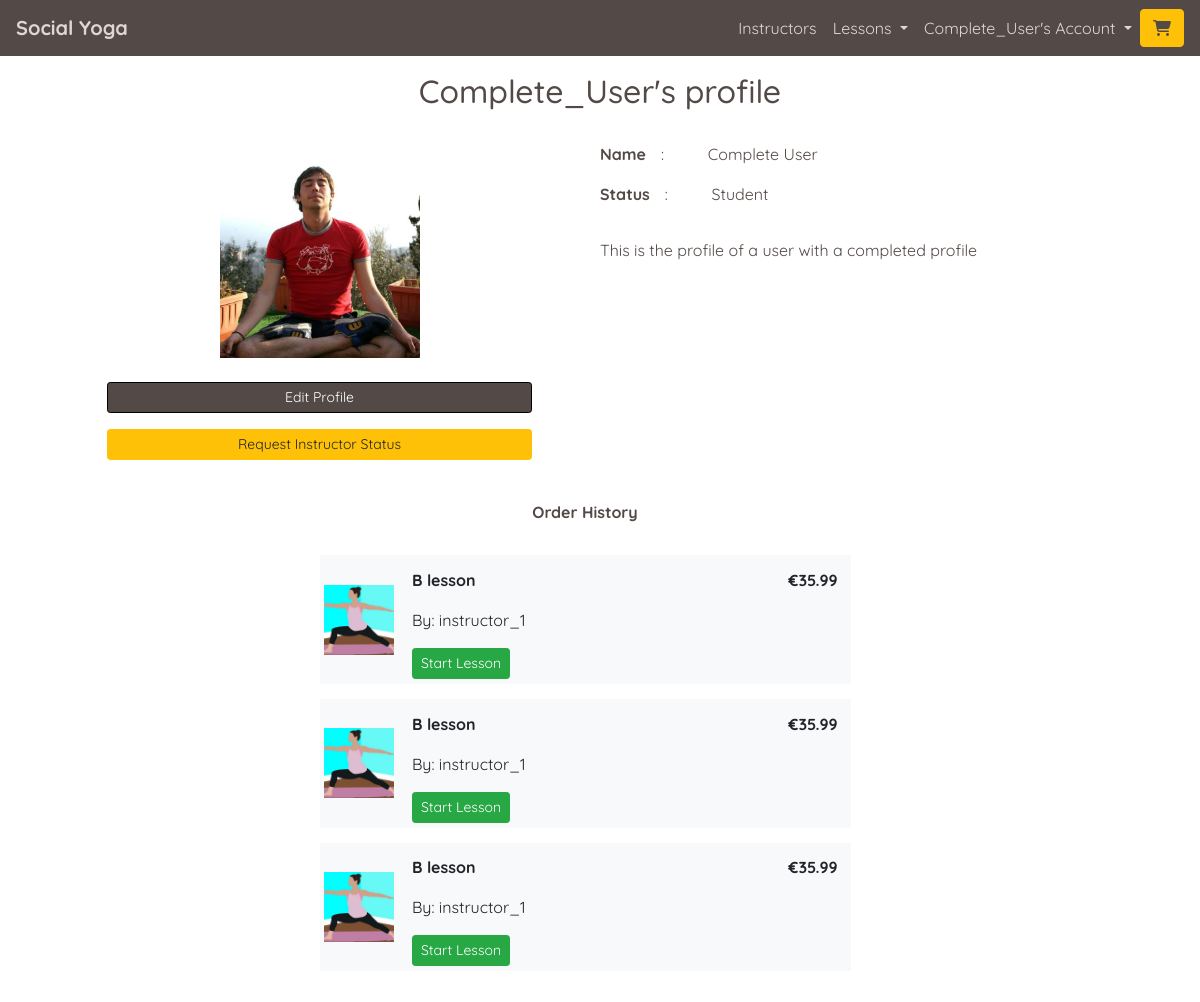
Page /profiles/ (signed in) on the earlier database version.
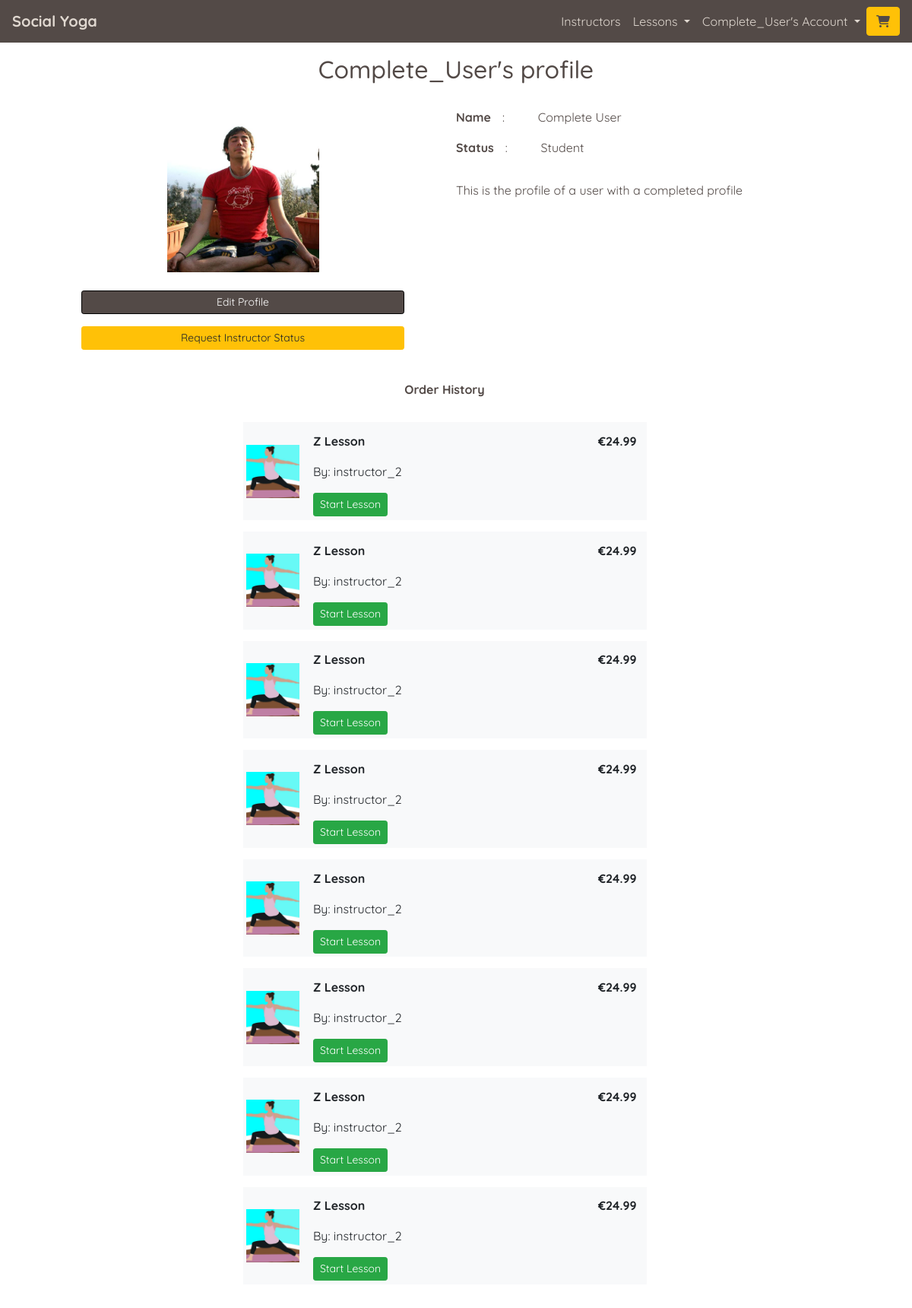
Same page on the later database version.
### profiles/models.py (models this page shows, shortened)
class UserProfile(models.Model):
    user = models.OneToOneField(User, on_delete=models.CASCADE)
    first_name = models.CharField(max_length=50, null=False, blank=False)
    last_name = models.CharField(max_length=50, null=False, blank=False)
    is_instructor = models.BooleanField(default=False)
    requested_instructor_status = models.BooleanField(default=False)
    card_description = models.TextField(max_length=256, blank=True, default='')
    profile_description = models.TextField(max_length=650,
                                           blank=True,
                                           default='')
    image = ResizedImageField(size=[600, 600],
                              quality=75,
                              crop=['middle', 'center'],
                              force_format='JPEG',
                              null=True,
                              blank=True,
                              upload_to='profile_images/')
    rating = models.DecimalField(max_digits=5,
                                 decimal_places=0,
                                 null=True,
                                 blank=True)
    lesson_count = models.IntegerField(default=0, editable=False)
    def __str__(self):
        return self.user.username
    def test_profile_is_complete(self):
        if (self.first_name and self.last_name and self.image):
            return True
        else:
            return False

### checkout/models.py (models this page shows, shortened)
class OrderLineItem(models.Model):
    order = models.ForeignKey(Order,
                              null=False,
                              blank=False,
                              on_delete=models.CASCADE,
                              related_name='lineitems')
    lesson = models.ForeignKey(Lesson,
                               null=False,
                               blank=False,
                               on_delete=models.CASCADE)
    profile = models.ForeignKey(UserProfile,
                                null=False,
                                blank=False,
                                on_delete=models.CASCADE)
    sales_percentage = models.PositiveSmallIntegerField(
        default=settings.SITE_SALES_PERCENTAGE,
        editable=False, blank=False)
    lineitem_total = models.DecimalField(max_digits=6,
                                         decimal_places=2,
                                         null=False,
                                         blank=False,
                                         editable=False)

### lessons/models.py (models this page shows, shortened)
class Lesson(models.Model):
    lesson_id = models.CharField(max_length=32,
                                 null=False,
                                 editable=False)
    instructor_profile = models.ForeignKey(UserProfile,
                                           on_delete=models.SET_NULL,
                                           null=True,
                                           blank=True,
                                           related_name='lessons')
    lesson_name = models.CharField(max_length=32,
                                   null=False,
                                   editable=True)
    card_description = models.TextField(max_length=254)
    description = models.TextField(max_length=2048)
    image = ResizedImageField(size=[600, 600],
                              quality=75,
                              crop=['middle', 'center'],
                              force_format='JPEG',
                              upload_to='lesson_images/')
    rating = models.DecimalField(max_digits=5,
                                 decimal_places=0,
                                 null=True, blank=True)
    video_url = models.URLField(max_length=1024,
                                blank=False,
                                null=False)
    time = models.IntegerField(blank=False, null=False)
    is_free = models.BooleanField(default=True)
    price = models.DecimalField(max_digits=6,
                                decimal_places=2,
                                blank=False,
                                null=False,
                                default=0.00)

### profiles/views.py (the view)
# urls.py: path('', views.profile, name='profile'),
@login_required
def profile(request):
    profile = get_object_or_404(UserProfile, user=request.user)
    profile_complete = profile.test_profile_is_complete()
    Users_OrderdLineItems = OrderLineItem.objects.filter(profile=profile)
    template = 'profiles/profile.html'
    context = {
        'profile': profile,
        'profile_complete': profile_complete,
        'Users_OrderdLineItems': Users_OrderdLineItems,
    }
    return render(request, template, context)

### home/contexts.py (called while the page is built)
def purchased_lessons(request):
    profile = get_profile_or_none(request)
    purchased = None
    purchased_lesson_ids = []
    if profile:
        purchased = OrderLineItem.objects.filter(profile=profile)
        if purchased:
            for item in purchased:
                purchased_lesson_ids.append(item.lesson.lesson_id)
    context = {
        'purchased_lessons': purchased,
        'purchased_lesson_ids': purchased_lesson_ids,
    }
    return context

### yoga/utils.py (called while the page is built)
def get_profile_or_none(request):
    try:
        return UserProfile.objects.get(user=request.user)
    except Exception:
        return None

### profiles/templates/profiles/profile.html (shortened to what this page needs)
{% extends "base.html" %}
{% load static %}
{% block page_header %}
    <div class="container header-container">
        <div class="row">
            <div class="col">
               <h1 class="text-center title-text my-3">{{ profile|title }}'s profile</h1>
            </div>
        </div>
    </div>
{% endblock %}
{% block content %}
    <div class="overlay"></div>
    <div class="container-fluid page-contents">
        <div class="row mx-1 mx-lg-4 mt-1 mt-lg-3">
            <div class="col-12 col-md-6">
                <div class="container-fluid p-0 p-md-3">
                    <div class="d-flex justify-content-center">
                        {% if profile.image %}
                            <img src="{{ profile.image.url }}" class="img-fluid profile-image" alt="{{ profile }}'s profile image'">
                        {% else %}
                            <img src="{{ MEDIA_URL }}profile_images/no_profile_image.jpg" class="img-fluid profile-image" alt="{{ profile }}'s profile image'">
                        {% endif %}
                    </div>
                    <div class="profile-buttons mt-4">
                        <p class="text-center">
                            <a href="{% url 'edit_profile' %}" class="index-main-button btn btn-sm btn-md-lg btn-custom-darken rounded-20">
                                Edit Profile
                            </a>
                        </p>
                        {% if profile.is_instructor == False and profile.requested_instructor_status == False %}
                        <p class="text-center">
                            <a href="{% url 'request_instructor_status' 'request'%}" class="index-main-button btn btn-sm btn-md-lg btn-warning rounded-20">
                                Request Instructor Status
                            </a>
                        </p>
                        {% endif %}
                    </div>
                </div>
            </div>
            <div class="col-12 col-md-6">
                <div class="row">
                    <div class="col-12">
                        <div class="row">
                            <div class="col-auto px-0">
                                <p><strong>Name </strong></p>
                            </div>
                            <div class="col col-1">
                                <p>:</p>
                            </div>
                            <div class="col">
                                <p>{{ profile.first_name }} {{ profile.last_name}}</p>
                            </div>
                        </div>
                        <div class="row">
                            <div class="col-auto px-0">
                                <p><strong>Status</strong></p>
                            </div>
                            <div class="col-1 ">
                                <p>:</p>
                            </div>
                            <div class="col">
                                    {% if profile.is_instructor == False and profile.requested_instructor_status == False %}
                                        <p>Student</p>
                                {% endif %}
                            </div>
                        </div>
                    </div>
                    <div class="row">
                        <div class="col">
                            <p class="text-left alt-font">{{ profile.profile_description|linebreaks }}</p>
                        </div>
                    </div>
                </div>
            </div>
            <div class="row w-100">
                <div class="col-12 col-lg-6 mt-2 mx-auto">
                    <p class="text-center"><strong>Order History</strong></p>
                    {% if Users_OrderdLineItems %}
                    <div class="table-responsive">
                        <table class="table table-sm table-borderless basket-item-table">
                            {% for item in Users_OrderdLineItems %}
                                <tr class="bg-light my-5" id="row_for_{{ item.lesson.lesson_id }}">
                                    <td class="w-image align-middle">
                                        <img src="{{ item.lesson.image.url }}" class="img-fluid" alt="{{ item.lesson.lesson_name }}'s image'">
                                    </td>
                                    <td class="w-name">
                                        <div class="mx-2 mt-2">
                                            <p><strong>{{ item.lesson.lesson_name }}</strong></p>
                                            <p>By: {{item.lesson.instructor_profile }}</p>
                                            <a class="btn btn-sm btn-success" href="{% url 'studio' item.lesson.lesson_id %}" id="start_lesson_button_id_{{ lesson.lesson_id }}" role="button">Start Lesson</a>
                                        </div>
                                    </td>
                                    <td class="w-price">
                                        <p class="text-right mx-2 mt-2"><strong>€{{ item.lineitem_total }}</strong></p>
                                    </td>
                                </tr>
                        {% endfor %}
                        </table>
                    </div>
                    {% else %}
                        <p class="text-center" >You have no purchased lessons yet.</p>
                    {% endif %}
                </div>
            </div>
        </div>
    </div>
{% endblock %}

### templates/base.html (shortened to what this page needs)
{% load static %}
<!doctype html>
<html lang="en">
  <head>
    {% block corecss %}
      <link rel="stylesheet" href="https://cdn.jsdelivr.net/npm/bootstrap@4.5.3/dist/css/bootstrap.min.css">
      <link rel="stylesheet" href="{% static 'css/base.css' %}" >
    {% endblock %}
</head>
<body>
    <header class="container-fluid fixed-top-desktop-only p-0">
        <nav class="navbar navbar-expand-lg navbar-custom">
            <a class="navbar-brand" href="{% url 'home' %}"><strong>Social Yoga</strong></a>
            {% if user.is_authenticated %}
            <div class="order-0 order-lg-1 ml-auto">
                <a class="btn btn-warning" href="{% url 'view_basket' %}" id="navbar-basket" role="button">
                    <span class="icon">
                        <i class="fas {% if product_count > 0 %}fa-cart-plus{% else %}fa-shopping-cart{% endif %} colour-primary" id="nav-cart-icon"></i>
                    </span>
                </a>
            </div>
            {% endif %}
            <div class="collapse navbar-collapse" id="navbarNav">
                <ul class="navbar-nav ml-auto mb-2 mb-lg-0">
                    <li class="nav-item">
                        <a class="nav-link active" aria-current="page" href="{% url 'instructors' %}">Instructors</a>
                    </li>
                    {% if user.is_authenticated %}
                    <li class="nav-item">
                        <div class="nav-link dropdown">
                            <a class="dropdown-toggle nav-link-format" href="#" role="button" id="lessonsDropdownMenuLink" data-toggle="dropdown" aria-haspopup="true" aria-expanded="false">
                                Lessons
                            </a>
                        </div>
                    </li>
                    {% endif %}
                    <li class="nav-item">
                        <div class="nav-link dropdown">
                            <a class="dropdown-toggle nav-link-format" href="#" role="button" id="accountDropdownMenuLink" data-toggle="dropdown" aria-haspopup="true" aria-expanded="false">
                                {% if user.is_authenticated %}{{ user|title }}'s{% else %}My{% endif %} Account
                            </a>
                        </div>
                    </li>
                </ul>
            </div>
        </nav>
    </header>
        {% block page_header %}
        {% endblock %}
        {% block content %}
        {% endblock %}
</body>
</html>

### static/css/base.css (style rules this page uses)
html { height: 100%; }
body { background: url('/static/images/backgrounds/background-image.jpg') no-repeat center center fixed; background-size: cover; background-position: 75% 40px; height: calc(100vh - 63px); color: #534a47; font-family: 'Quicksand'; font-size: 16px; }
.title-text { font-size: 1.5rem; }
.overlay { height: 100%; width: 100%; top: 0; left: 0; position: fixed; background: white; z-index: -1; }
.header-container { margin-top: 0px; }
.alt-font { font-family: 'Lato'; }
.btn-custom-darken { background: #534a47; color: #fff !important; border: 1px solid black; }
.navbar-custom { background-color: #534a47; }
.navbar-custom a { color: #e0d8d0; }
.colour-primary { color: #534a47 !important; }
.nav-link-format { text-decoration: none; }
.profile-buttons a { width: 100%; max-width: 425px; text-align: center; }
.profile-image { max-width: 120px; border-radius: 50%; }
.basket-item-table { border-collapse: separate; border-spacing: 0 15px; }
.w-image { width: 15%; }
.w-name { width: 65%; }
.w-price { width: 20%; }
@media (min-width: 768px) { .title-text, .index-main-text { font-size: 2rem; } }
@media (min-width: 768px) { .profile-image { width: 100%; max-width: 200px; border-radius: 0%; overflow: hidden; } }
@media (min-width: 1200px) { body { background-position: 0 35px; } }
@media (min-width: 1200px) { .header-container { margin-top: 56px; } }
@media (min-width: 1200px) { .fixed-top-desktop-only { position: fixed; top: 0; right: 0; left: 0; z-index: 1049; } }

Differences in the rows shown:
removed OrderLineItem: lesson.image (picture), lesson.lesson_name "B lesson", lesson.instructor_profile "instructor_1", lineitem_total "35.99"
removed OrderLineItem: lesson.image (picture), lesson.lesson_name "B lesson", lesson.instructor_profile "instructor_1", lineitem_total "35.99"
removed OrderLineItem: lesson.image (picture), lesson.lesson_name "B lesson", lesson.instructor_profile "instructor_1", lineitem_total "35.99"
added OrderLineItem: lesson.image (picture), lesson.lesson_name "Z Lesson", lesson.instructor_profile "instructor_2", lineitem_total "24.99"
added OrderLineItem: lesson.image (picture), lesson.lesson_name "Z Lesson", lesson.instructor_profile "instructor_2", lineitem_total "24.99"
added OrderLineItem: lesson.image (picture), lesson.lesson_name "Z Lesson", lesson.instructor_profile "instructor_2", lineitem_total "24.99"
added OrderLineItem: lesson.image (picture), lesson.lesson_name "Z Lesson", lesson.instructor_profile "instructor_2", lineitem_total "24.99"
added OrderLineItem: lesson.image (picture), lesson.lesson_name "Z Lesson", lesson.instructor_profile "instructor_2", lineitem_total "24.99"
added OrderLineItem: lesson.image (picture), lesson.lesson_name "Z Lesson", lesson.instructor_profile "instructor_2", lineitem_total "24.99"
added OrderLineItem: lesson.image (picture), lesson.lesson_name "Z Lesson", lesson.instructor_profile "instructor_2", lineitem_total "24.99"
added OrderLineItem: lesson.image (picture), lesson.lesson_name "Z Lesson", lesson.instructor_profile "instructor_2", lineitem_total "24.99"
